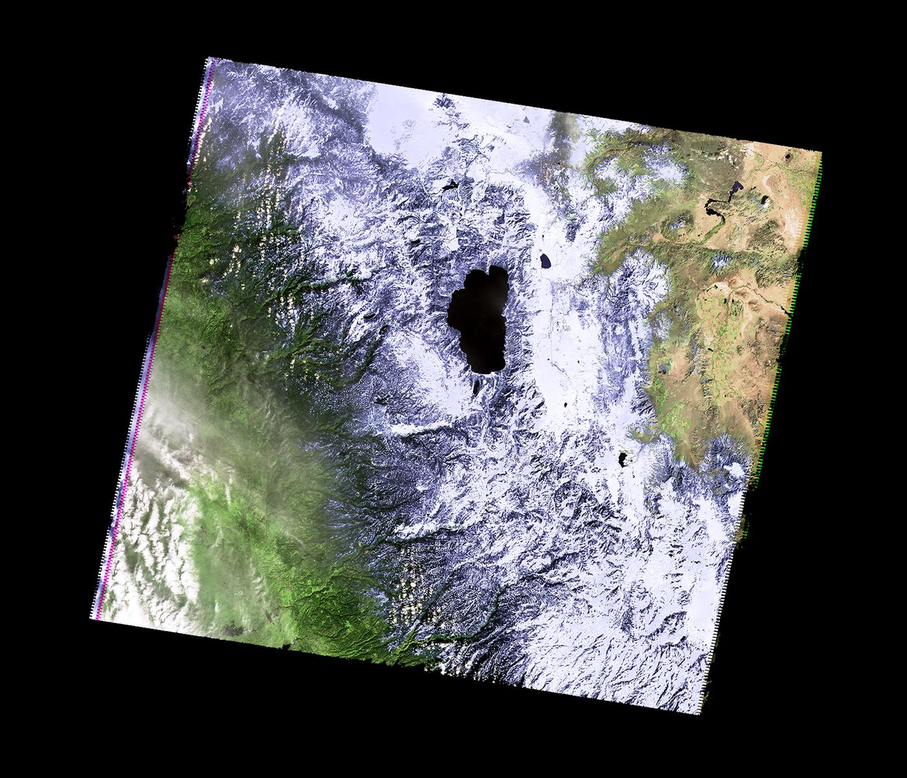
#> input picture CaliforniaDrought_02232011_md.png, 907 x 778 px, shrunk from 1400 x 1200 before the run
$ python quarterimage.py
#> lines starting #> are read from the running program, lines starting #| are printed output that depends on the picture
#Name:  elise harris
#Date:  march 6, 2019
#quarter image


imagefilename=input("Enter image file name: ")
#> the answer given: CaliforniaDrought_02232011_md.png
output=input("Enter output file: ")
#> the answer given: out.png

#Import the libraries for arrays and displaying images:
import numpy as np
import matplotlib.pyplot as plt

img = plt.imread(imagefilename)   #Read in image
#> img is the input picture: shape (778, 907, 3) float32; mean R, G, B 0.296, 0.301, 0.304
height=img.shape[0]
#> height = 778
width=img.shape[1]
#> width = 907
img2=img[:height//2, width//2:]
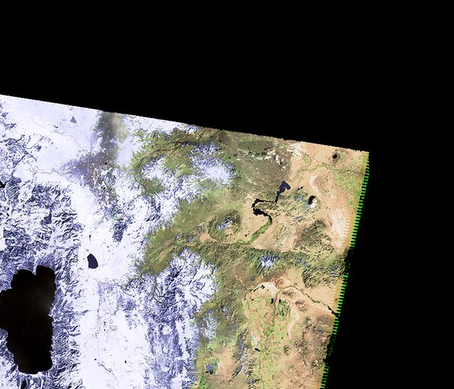
#> img2: shape (389, 454, 3) float32; mean R, G, B 0.351, 0.343, 0.332

#Load the flood map image into matplotlib.pyplot:
plt.imshow(img2)

#Display the plot:
#plt.show()

#Save the image:
plt.imsave(output, img2)
